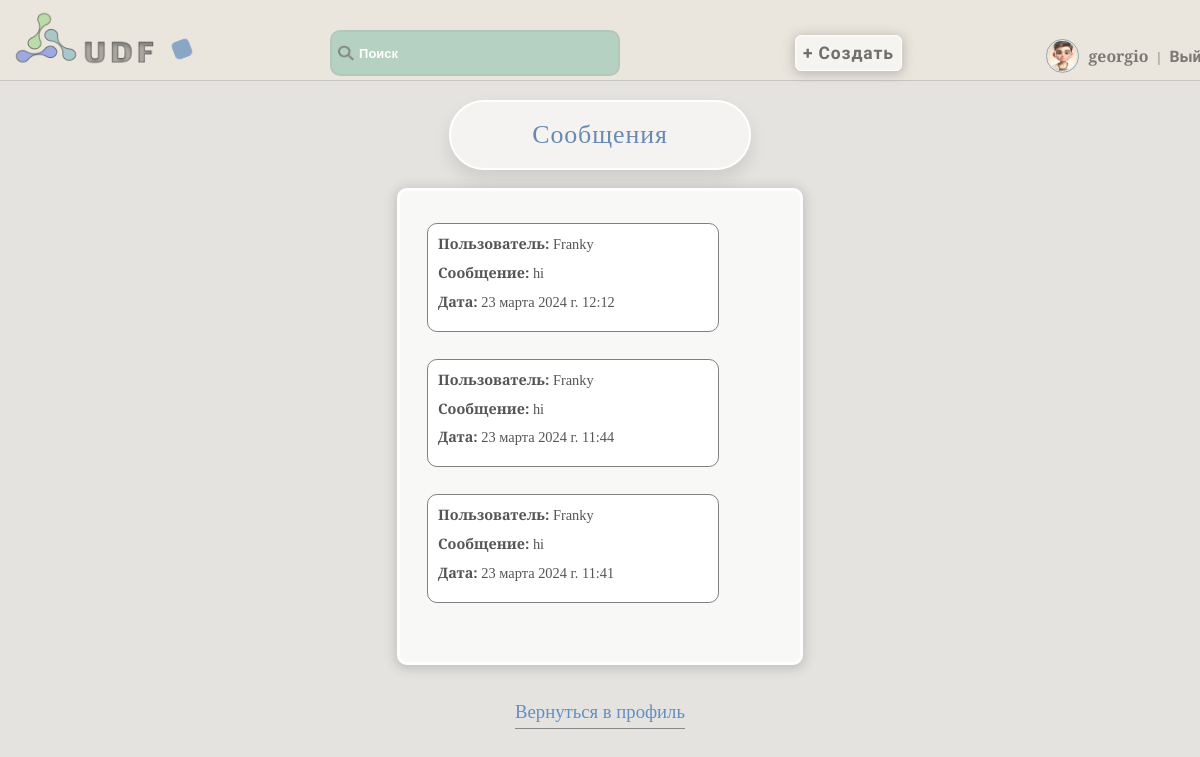
Before: /accounts/inbox/ (signed in) with the older database file.
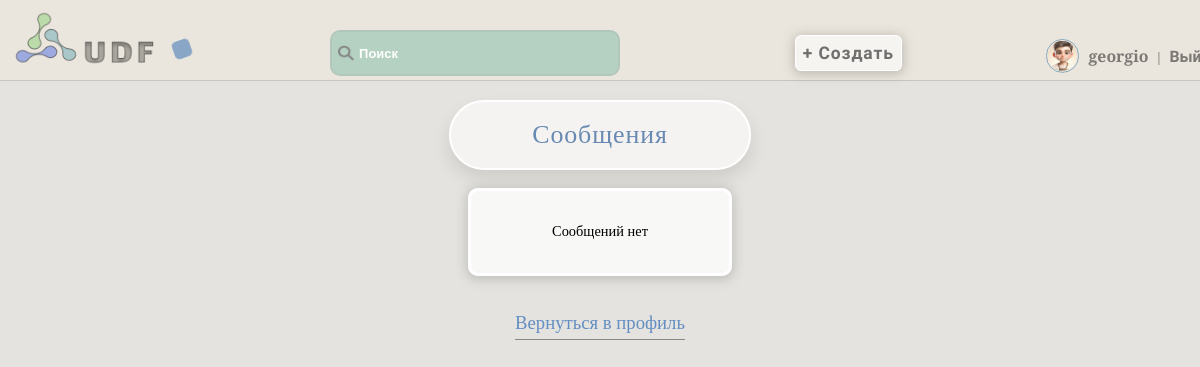
After: the same page with the newer database file.
### accounts/models.py (models this page shows, shortened)
class User(AbstractUser):
    username = models.CharField(max_length=150, unique=True, verbose_name='Имя')
    password = models.CharField(max_length=128, null=False, blank=False, verbose_name='Пароль')
    bio = models.TextField(blank=True, verbose_name='Биография')
    country = models.CharField(max_length=50, blank=True, verbose_name='Страна')
    city = models.CharField(max_length=50, blank=True, verbose_name='Город')
    is_online = models.BooleanField(default=False, verbose_name='Статус')
    occupation = models.CharField(max_length=50, blank=True, verbose_name='Род деятельности')
    avatar = models.ImageField(upload_to='avatars', blank=True, verbose_name='Аватар')
    date_joined = models.DateTimeField(auto_now_add=True, verbose_name='Дата')
    email = models.EmailField(unique=True)
    gender_choices = [
        ('M', 'Мужской'),
        ('F', 'Женский'),
    ]
    gender = models.CharField(max_length=1, choices=gender_choices, blank=True, verbose_name='Пол')
    age = models.IntegerField(blank=True, null=True, verbose_name='Возраст')
    last_login = models.DateTimeField(default=timezone.now)
    groups = None
    user_permissions = None
    def is_online(self):
        return (timezone.now() - self.last_login).seconds < 3600

class Message(models.Model):
    sender = models.ForeignKey(User, related_name='sent_messages', on_delete=models.CASCADE)
    recipient = models.ForeignKey(User, related_name='received_messages', on_delete=models.CASCADE)
    content = models.TextField()
    timestamp = models.DateTimeField(auto_now_add=True)
    is_read = models.BooleanField(default=False)

### accounts/views.py (the view)
# urls.py: path('inbox/', inbox, name='inbox'),
@login_required
def inbox(request):
    unread_messages = Message.objects.filter(recipient=request.user, is_read=False)
    for message in unread_messages:
        message.is_read = True
        message.save()
    messages = Message.objects.filter(recipient=request.user).order_by('-timestamp')
    return render(request, 'messages/inbox.html', {'messages': messages})

### accounts/templates/messages/inbox.html
{% extends 'core/base.html' %}
{% block content %}
  <h1>Сообщения</h1>
  <div class="inbox-message">
    {% if messages %}
      <ul>
        {% for message in messages %}
          <li>
            <strong>Пользователь:</strong> {{ message.sender.username }}<br>
            <strong>Сообщение:</strong> {{ message.content }}<br>
            <strong>Дата:</strong> {{ message.timestamp }}
          </li>
        {% endfor %}
      </ul>
    {% else %}
      <p>Сообщений нет</p>
    {% endif %}
  </div>
  <a class="back-profile" href="{% url 'bio_view' %}">Вернуться в профиль</a>
{% endblock %}

### core/templates/core/base.html (shortened to what this page needs)
<!DOCTYPE html>
{% load static %}
<html lang="en">
<head>
    <link rel="stylesheet" href="{% static 'css/style.css' %}">
    <link rel="stylesheet" href="{% static 'css/media_window.css' %}">
</head>
<body class="loaded">
<div class="menu">
    <div class="wrap">
        <div class="logo" id="logo_animated">
            <a class="logo-menu" href="{% url 'base_with_articles' %}"><img src="{% static 'images/logo.png' %}" alt="logo"></a>
        </div>
        <div class="shape"></div>
        <ul>
            <li>
                <label class="search-icon">
                    <img src="{% static 'images/search.png' %}" alt="Search">
                </label>
                <input class="search-input" type="text" placeholder="Поиск" id="search-input">
            </li>
            <li>
                <a class="add-button" href="{% url 'add_article' %}">
                    <button class="animated_bt" type="button">+ Создать</button>
                </a>
            </li>
            {% if user.is_authenticated %}
            {% if not is_public_profile %}
            <li>
                {% if user.gender == 'M' %}
                <img class="menu-avatar" src="{% static 'images/male_avatar.png' %}" alt="Male Avatar">
                {% elif user.gender == 'F' %}
                <img class="menu-avatar" src="{% static 'images/female_avatar.png' %}" alt="Female Avatar">
                {% else %}
                <img class="menu-avatar" src="{% static 'images/default_avatar.png' %}" alt="Default Avatar">
                {% endif %}
                <a  style="font-family:Spectral SC,serif;" href="{% url 'user_profile' %}">{{ user.username }}</a> | <a  href="{% url 'logout' %}">Выйти</a>
            </li>
            {% endif %}
            {% endif %}
        </ul>
    </div>
</div>
<div class="container">
    <div class="wrap">
        {% block content %}{% endblock %}
    </div>
</body>
</html>

### core/static/css/style.css (style rules this page uses)
body { margin: 0; padding: 0; background: rgba(93, 82, 57, 0.16); zoom: 0.9; height: 100vh; opacity: 0; }
.menu .wrap { display: flex; position: fixed; z-index: 1000; flex-wrap: nowrap; width: 100%; justify-content: space-between; align-items: center; border-bottom: 2px solid rgb(199, 198, 198); padding: 11px; background: rgba(236, 231, 221, 0.93); }
.menu .logo-menu, .menu ul { display: inline-block; vertical-align: middle; }
.menu ul { flex-grow: 1; display: flex; list-style: none; padding: 0; margin: 0; align-items: baseline; justify-content: space-evenly; }
.menu ul li:last-child { margin-right: 0; position: relative; left: 11%; top: 16px; }
.menu ul li:first-child { margin-right: 0; position: relative; left: 1%; top: 11px; }
.menu ul li:nth-child(2) { margin-right: 0; position: relative; left: 7%; top: 12px; }
ul input { padding: 14px; border-radius: 11px; width: 290px; background: rgba(163, 201, 184, 0.74); color: #646363; margin-right: 11px; font-size: 1em; font-weight: bold; border: 3px solid rgba(171, 170, 170, 0.24); text-indent: 16px; transition: background-color ease-in-out 0.3s; }
.search-input::placeholder { color: #ffffff; font-size: 0.9em; }
ul button { padding: 8px; border-radius: 7px; background: rgba(255, 255, 255, 0.57); font-size: 1.1em; font-family: Play, serif; font-weight: bold; letter-spacing: 1px; box-shadow: 0 2px 12px 2px rgba(112, 110, 110, 0.36); color: rgba(82, 81, 81, 0.82); border: 1px solid rgb(255, 255, 255); transition: background-color ease-in-out 0.3s, color ease-in-out 0.3s; }
.menu ul li a { text-decoration: none; color: rgba(65, 64, 64, 0.66); font-weight: bold; font-size: 1.1em; font-family: Play, serif; padding: 6px; transition: color ease-in-out 0.3s; }
.search-icon { position: relative; left:10%; top: 3px; padding:7px; }
.logo-menu { opacity: 0.9; transition: opacity ease-in-out 0.3s; overflow: hidden; }
ul { list-style: none; font-family: Spectral SC, serif; font-weight: 300; color: rgba(59, 58, 53, 0.71); }
.container .wrap { display: flex; flex-direction: column; align-items: center; justify-content: center; }
label, #id_username { color: rgba(100, 100, 100, 0.7); font-weight: bold; font-family: Roboto Condensed, serif; }
.shape { background-color: rgba(113, 150, 194, 0.8); margin-top: 20px; transition: background-color 2.2s ease; animation: colorChange 3s infinite alternate ease-in-out; }
h1 { font-family: Spectral SC, serif; font-size: 1.8em; font-weight: 500; color: rgb(104, 138, 178); border: 3px solid rgb(255, 255, 255); box-shadow: 0 10px 20px rgba(0, 0, 0, 0.1); background-color: rgba(255, 255, 255, 0.6); }
h1,.span-welcome { box-sizing: border-box; text-align: center; padding: 20px 90px; border-radius: 50px; letter-spacing: 1px; }
.menu-avatar { width: 33px; height: 33px; padding: 1px; border-radius: 50%; border: 2px solid rgba(9, 90, 154, 0.53); opacity: 0.8; margin: 0 auto; transform: translateY(11px); }
h1 { margin: 111px auto 0; }
.inbox-message { padding: 20px 90px; background-color: rgba(255, 255, 255, 0.761); border-radius: 11px; margin: 20px; box-sizing: border-box; border: 4px solid white; box-shadow: 0 2px 12px 2px rgba(112, 110, 110, 0.306); }
.back-profile { text-decoration: none; color: rgb(99, 142, 194); border-bottom: 1px solid #898988; height: 30px; font-size: 1.3em; margin-bottom: 20px; margin-top: 20px; }

Changed rows visible on the page:
removed Message: sender.username "Franky", content "hi", timestamp "23 марта 2024 г. 12:12"
removed Message: sender.username "Franky", content "hi", timestamp "23 марта 2024 г. 11:44"
removed Message: sender.username "Franky", content "hi", timestamp "23 марта 2024 г. 11:41"
Other visible differences:
text now shown: "Сообщений нет"
